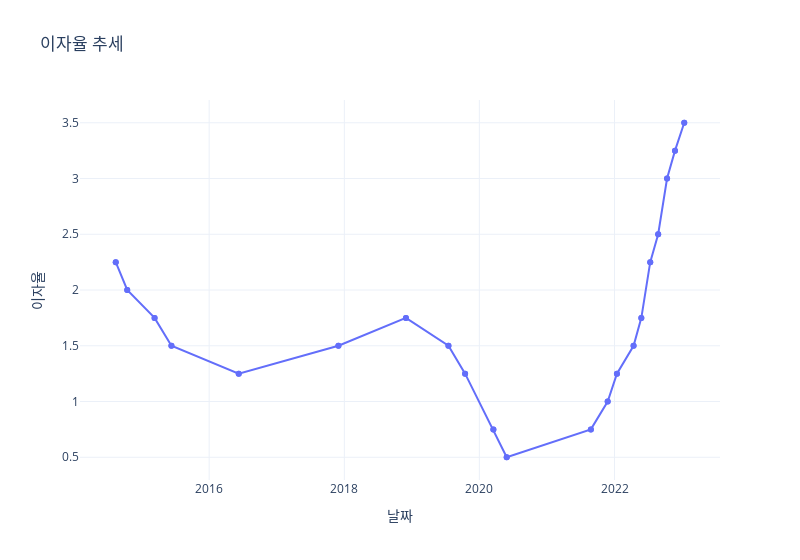

Source (notebook cell):
### Code cell
# plotly를 사용한 시각화
import plotly.graph_objects as go

# 데이터 준비
fig = go.Figure()

interest_rate['DATE'] = pd.to_datetime(interest_rate['DATE'])

interest_rate = interest_rate.sort_values('DATE')

# 선 그래프 추가
fig.add_trace(go.Scatter(x=interest_rate['DATE'], y=interest_rate['RATE'],
                         mode='lines+markers',
                         name='이자율'))

# 그래프 레이아웃 설정
fig.update_layout(
    title='이자율 추세',
    xaxis_title='날짜',
    yaxis_title='이자율',
    template='plotly_white',
    width=800
)

# 그래프 표시
fig.show()

### Figure 1 — Plotly figure (JSON) as saved in the notebook; plotly's stock layout.template omitted (floating-point values rounded to 4 significant figures)
{"data": [{"mode": "lines+markers", "name": "이자율", "type": "scatter", "x": ["2014-08-14T00:00:00", "2014-08-14T00:00:00", "2014-10-15T00:00:00", "2014-10-15T00:00:00", "2015-03-12T00:00:00", "2015-03-12T00:00:00", "2015-06-11T00:00:00", "2015-06-11T00:00:00", "2016-06-09T00:00:00", "2016-06-09T00:00:00", "2017-11-30T00:00:00", "2017-11-30T00:00:00", "2018-11-30T00:00:00", "2018-11-30T00:00:00", "2019-07-18T00:00:00", "2019-07-18T00:00:00", "2019-10-16T00:00:00", "2019-10-16T00:00:00", "2020-03-17T00:00:00", "2020-03-17T00:00:00", "2020-05-28T00:00:00", "2020-05-28T00:00:00", "2021-08-26T00:00:00", "2021-08-26T00:00:00", "2021-11-25T00:00:00", "2021-11-25T00:00:00", "2022-01-14T00:00:00", "2022-01-14T00:00:00", "2022-04-14T00:00:00", "2022-04-14T00:00:00", "2022-05-26T00:00:00", "2022-05-26T00:00:00", "2022-07-13T00:00:00", "2022-07-13T00:00:00", "2022-08-25T00:00:00", "2022-08-25T00:00:00", "2022-10-12T00:00:00", "2022-10-12T00:00:00", "2022-11-24T00:00:00", "2022-11-24T00:00:00", "2023-01-13T00:00:00", "2023-01-13T00:00:00"], "y": [2.25, 2.25, 2, 2, 1.75, 1.75, 1.5, 1.5, 1.25, 1.25, 1.5, 1.5, 1.75, 1.75, 1.5, 1.5, 1.25, 1.25, 0.75, 0.75, 0.5, 0.5, 0.75, 0.75, 1, 1, 1.25, 1.25, 1.5, 1.5, 1.75, 1.75, 2.25, 2.25, 2.5, 2.5, 3, 3, 3.25, 3.25, 3.5, 3.5]}], "layout": {"title": {"text": "이자율 추세"}, "width": 800, "xaxis": {"title": {"text": "날짜"}}, "yaxis": {"title": {"text": "이자율"}}}}
